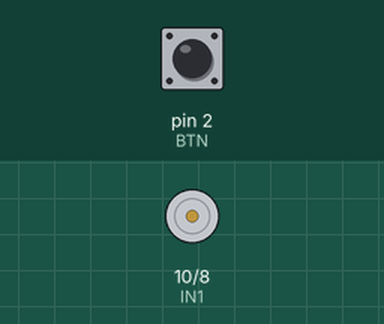
This sketch was run on a simulated Arduino Uno, built with avr-gcc and run on an emulated ATmega328P. Shown: motor-driver pin pairs drawn as motors (green arrow = first pin HIGH = forward, orange = second pin HIGH = backward, longer = more drive, scaled by the enable pin). The test bench sets the inputs (shaded band); at power-on: pin 2 (BTN) HIGH.

Above: at 1.2 s.
1.3 s: pin 2 (BTN) pulled LOW for 1 s
At 2.1 s:
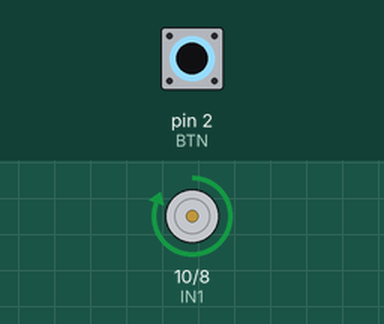
3.8 s: pin 2 (BTN) pulled LOW for 3.2 s
At 8.0 s:
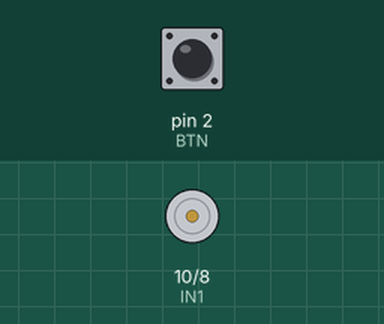
8.5 s: pin 2 (BTN) pulsed LOW 5 times (0.12 s each, 0.3 s apart)
At 8.86 s:
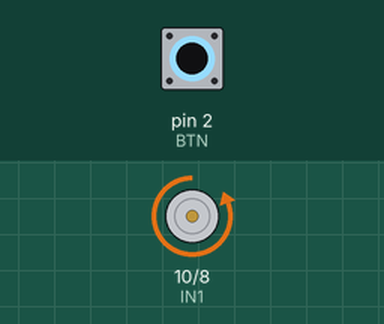
Timing chart, 0 to 11.5 s (numbered marks = the images above; inputs shaded):
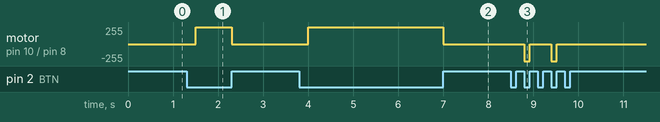

Measured:
- after the input at 1.3 s, motor on pin 10 (IN1) / pin 8 (IN2): stopped → forward 255/255 after 0.20 s, → stopped 0.80 s later
- after the input at 3.8 s, motor on pin 10 (IN1) / pin 8 (IN2): stopped → forward 255/255 after 0.20 s, → stopped 3.0 s later
- after the input at 8.5 s, motor on pin 10 (IN1) / pin 8 (IN2): alternates backward 255/255 for 0.12 s and stopped for 0.48 s, 4 changes in all, then stays stopped, starting after 0.30 s

The sketch:

actuator_button.ino
```cpp
// One-button linear actuator control through an L298N (Motor A).
//
//   Hold              -> actuator moves. Default direction is UP (extend), unless it is
//                        fully extended, in which case the default is DOWN (retract).
//   Double click+hold -> tap, then press again quickly and hold: moves the OPPOSITE of the
//                        default direction for that hold (even if only partly extended).
//
// Wiring: S1 button between D2 and GND (internal pull-up, pressed = LOW),
//         ENA -> D5 (PWM), IN1 -> D10, IN2 -> D8, shared GND with the L298N.
//
// There is no position sensor, so position is estimated from how long the actuator has
// been driven. It assumes the actuator is fully retracted at power-up/reset, and the
// estimate re-syncs whenever it reaches either end.

const int BTN = 2;
const int ENA = 5;   // PWM pin
const int IN1 = 10;
const int IN2 = 8;

const uint8_t SPEED = 255;                 // 0-255

const unsigned long STROKE_MS   = 5000;    // time to travel full stroke; set to your actuator's
const unsigned long DEBOUNCE_MS = 30;
const unsigned long HOLD_MS     = 200;     // press longer than this counts as a hold (not a tap)
const unsigned long DOUBLE_MS   = 350;     // max gap between tap release and second press

enum Dir { STOPPED, UP, DOWN };

Dir dir = STOPPED;
unsigned long posMs = 0;                   // estimated extension, 0 = retracted .. STROKE_MS = extended
unsigned long lastUpdate = 0;

bool rawLast = HIGH;                       // debounce state
bool pressed = false;
unsigned long lastRawChange = 0;

unsigned long pressStart = 0;              // millis() when the current press began
unsigned long lastTapRelease = 0;
bool lastWasTap = false;
bool reversed = false;                     // this press is the second click of a double click
Dir holdDir = STOPPED;                     // direction chosen for the current hold

void drive(Dir d) {
  dir = d;
  if (d == UP) {
    digitalWrite(IN1, HIGH);
    digitalWrite(IN2, LOW);
    analogWrite(ENA, SPEED);
  } else if (d == DOWN) {
    digitalWrite(IN1, LOW);
    digitalWrite(IN2, HIGH);
    analogWrite(ENA, SPEED);
  } else {
    digitalWrite(IN1, LOW);
    digitalWrite(IN2, LOW);
    analogWrite(ENA, 0);
  }
}

// Integrate estimated position while the motor runs.
void updatePosition() {
  unsigned long now = millis();
  unsigned long dt = now - lastUpdate;
  lastUpdate = now;
  if (dir == UP) {
    posMs = min(STROKE_MS, posMs + dt);
  } else if (dir == DOWN) {
    posMs = (dt > posMs) ? 0 : posMs - dt;
  }
}

Dir defaultDirection() {
  return (posMs >= STROKE_MS) ? DOWN : UP;
}

void onPress() {
  unsigned long now = millis();
  pressStart = now;
  reversed = lastWasTap && (now - lastTapRelease <= DOUBLE_MS);
  Dir def = defaultDirection();
  holdDir = reversed ? (def == UP ? DOWN : UP) : def;
}

void onRelease() {
  unsigned long now = millis();
  lastWasTap = !reversed && (now - pressStart < HOLD_MS);
  lastTapRelease = now;
  reversed = false;
  drive(STOPPED);
}

void setup() {
  pinMode(BTN, INPUT_PULLUP);
  pinMode(ENA, OUTPUT);
  pinMode(IN1, OUTPUT);
  pinMode(IN2, OUTPUT);
  drive(STOPPED);
  lastUpdate = millis();
}

void loop() {
  updatePosition();

  // Debounced button edges.
  bool raw = digitalRead(BTN);
  if (raw != rawLast && millis() - lastRawChange > DEBOUNCE_MS) {
    lastRawChange = millis();
    rawLast = raw;
    pressed = (raw == LOW);
    if (pressed) onPress(); else onRelease();
  }

  // While held: second click of a double click moves immediately, a normal press
  // waits HOLD_MS so a quick tap doesn't jerk the actuator.
  if (pressed && dir == STOPPED && (reversed || millis() - pressStart >= HOLD_MS)) {
    drive(holdDir);
  }
}
```
